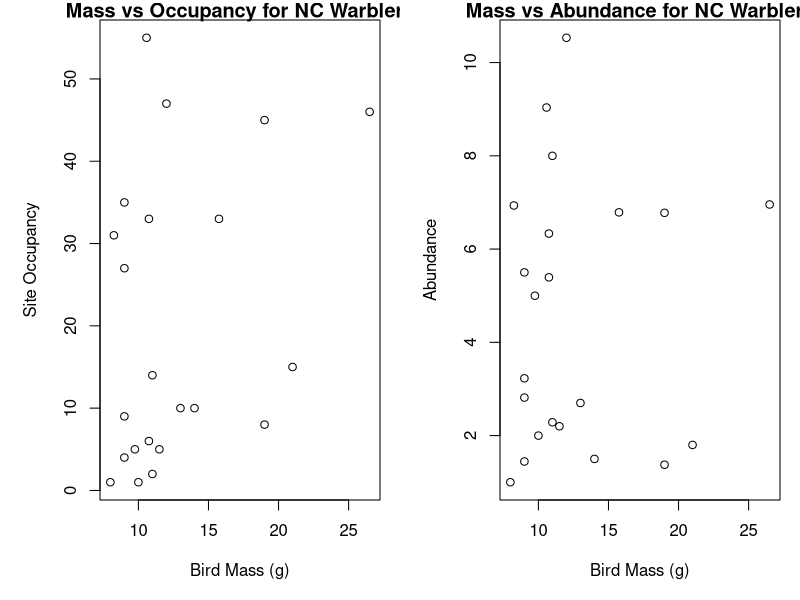
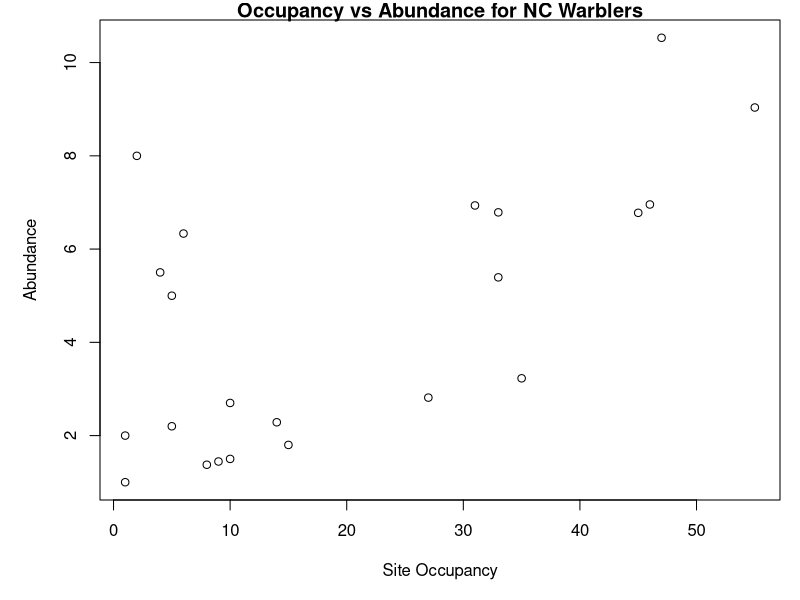

R code for these plots, in order:
library(dplyr)

# read in data
bbs = read.csv('HW9_NC_warblers.csv', stringsAsFactors = FALSE)
mass = read.csv('HW9_avian_body_masses.csv', stringsAsFactors = FALSE)

# Step 1: number of sites occupied by each species
occupancy = count(bbs, SpeciesName)
names(occupancy)[2] = 'occ'  

  # choose species
  chestnut_warb = bbs[bbs$SpeciesName == 'Chestnut-sided Warbler', ]
  chestnut_warb = filter(bbs, SpeciesName == 'Chestnut-sided Warbler')
  amer_red = filter(bbs, SpeciesName == 'American Redstart')
  
  #count species richness for route
  route = count(bbs, Route)
  
# Step 2: avg pop density across all sites
bbs_by_species = group_by(bbs, SpeciesName)
pop = summarize(bbs_by_species, meanN = mean(Abundance))

max_route = group_by(bbs, Route)
max_abun = summarise(max_route, max(Abundance))

# Step 3: join
birds1 = left_join(occupancy, pop, 
                   by = c('SpeciesName' = 'SpeciesName'))
birds1 = left_join(occupancy, pop, by = 'SpeciesName')
birds2 = left_join(birds1, mass, by = c('SpeciesName' = 'CommonName'))

pop = bbs %>%
  group_by(SpeciesName) %>%
  summarize(meanN = mean(Abundance)) %>%
  left_join(mass, by = c('SpeciesName' = 'CommonName'))

max_abun_pipe = bbs %>%
  group_by(Route) %>%
  summarise(maxAbund = max(Abundance), 
            maxSpecies = SpeciesName[Abundance == maxAbund])

# Step 4: plotting

graph_data = left_join(pop, occupancy, by = 'SpeciesName')
par(mfrow = c(1, 2), mar = c(5, 5, 1, 1))
plot(graph_data$Mass_g, graph_data$occ, 
     xlab = 'Bird Mass (g)', 
     ylab = 'Site Occupancy',
     main = 'Mass vs Occupancy for NC Warblers')
plot(graph_data$Mass_g, graph_data$meanN,
     xlab = 'Bird Mass (g)',
     ylab = 'Abundance',
     main = 'Mass vs Abundance for NC Warblers')
lm.occ = lm(graph_data$occ ~ graph_data$Mass_g)
summary(lm.occ)
lm.abund = lm(graph_data$meanN ~ graph_data$Mass_g)
summary(lm.abund)

par(mfrow = c(1, 1))
plot(graph_data$occ, graph_data$meanN, 
     xlab = 'Site Occupancy',
     ylab = 'Abundance',
     main = 'Occupancy vs Abundance for NC Warblers')
lm.occ_abund = lm(graph_data$meanN ~ graph_data$occ)
summary(lm.occ_abund)
